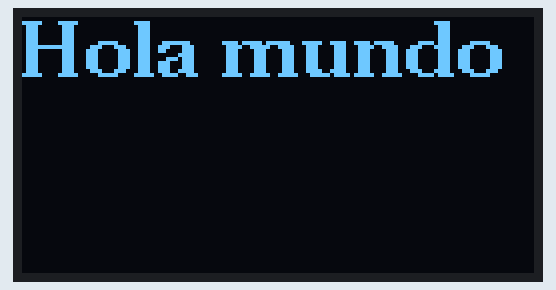
Recording of a sketch running on a simulated Arduino Uno, built with avr-gcc and run on an emulated ATmega328P. Parts: 128×64 one-colour display. What the sketch prints to the serial monitor is not drawn.

Above: at 0.1 s.

The sketch:

ST_TP0_EJ1.ino
```cpp
#include <U8g2lib.h>
#include <dummy.h>

U8G2_SH1106_128X64_NONAME_F_HW_I2C u8g2(U8G2_R0, /* reset=*/ U8X8_PIN_NONE);


void setup() {

  Serial.begin(9600);
  Serial.println(F("OLED test"));
  u8g2.begin();
}

void loop() {
 printBMP_OLED();
    delay(2000);
}


void printBMP_OLED(void)
{
    u8g2.clearBuffer();          // clear the internal memory

    u8g2.setFont(u8g2_font_ncenB14_tr); // choose a suitable font
    u8g2.drawStr(0,15,"Hola mundo");  // write something to the internal memory
    u8g2.sendBuffer();          // transfer internal memory to the display


}
```
